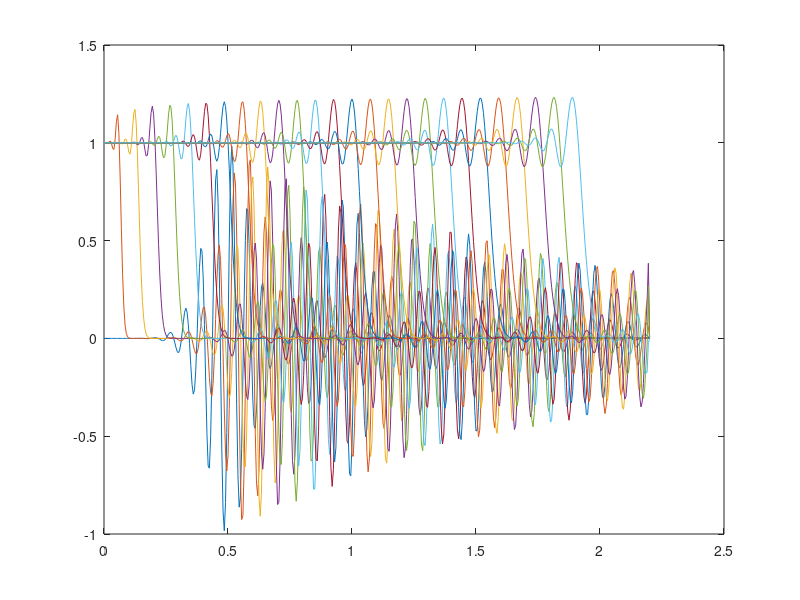

Write MATLAB code to recreate this figure.
clear

  %  scheme = 'FTBS'
     scheme = 'Lax-Wendrof'
  %   scheme = 'Wendrof'
%% Problem 1
r = .5;
h = 1/160;
k = r*h;
x = 0:h:2.2;
t = 0:k:2;
%%Boundary
g = 1;
f = 0 ;
%%Exact 
[X,T]=meshgrid(x,t);
exact = X<T;
exact = exact';
%% Problem 2 
k = 1/400;
h = 1/200;
r = k/h;
x = 0:h:2.2;
t = 0:k:2;
%%Boundary
g = 1;
f = exp(-64*(x-.5).^2).*sin(32*pi*x); 

%% System and BC setup
nx = length(x);
nt = length(t);
u = zeros(nx,nt);
u(1,2:end)=g;
u(:,1) = f';
%% FTBS

switch scheme
    case 'FTBS'
        e = ones(nx-1,1);
        A = spdiags([r*e (1-r)*e 0*e], -1:1, nx-1, nx-1);
        A(end,end-1) = 2;
        A(end,end-2) = -1;
        bound = zeros(nx-1,1);
        
        for i=1:nt-1
           bound(1) = r*u(1,i);
           u(2:end,i+1) = A*u(2:end,i) + bound;
        end
        
    case 'Lax-Wendrof'
        
        for j=1:nt-1
            for i=2:nx-1
                u(i,j+1) = u(i,j) - r/2*(u(i+1,j)-u(i-1,j))+...
                            r^2/2*(u(i+1,j)-2*u(i,j)+u(i-1,j));
            end
        end
        
    case 'Wendrof'
        for j=1:nt-1
            for i=2:nx-1
                u(i,j+1) = u(i-1,j) - (1-r)/(1+r)*(u(i-1,j+1) - u(i,j));                
            end
        end
        
end
% norm(u-exact)
for i=1:30:nt
plot(x,u(:,i))
hold on
pause(0.1)
end


        